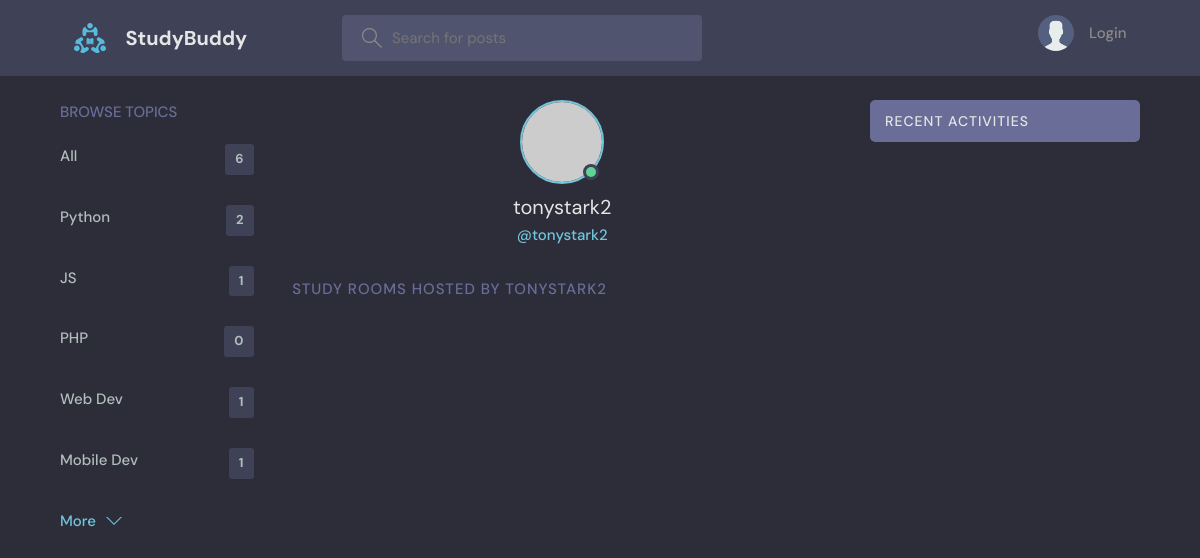
The page /user-profile/4 on the database as committed earlier.
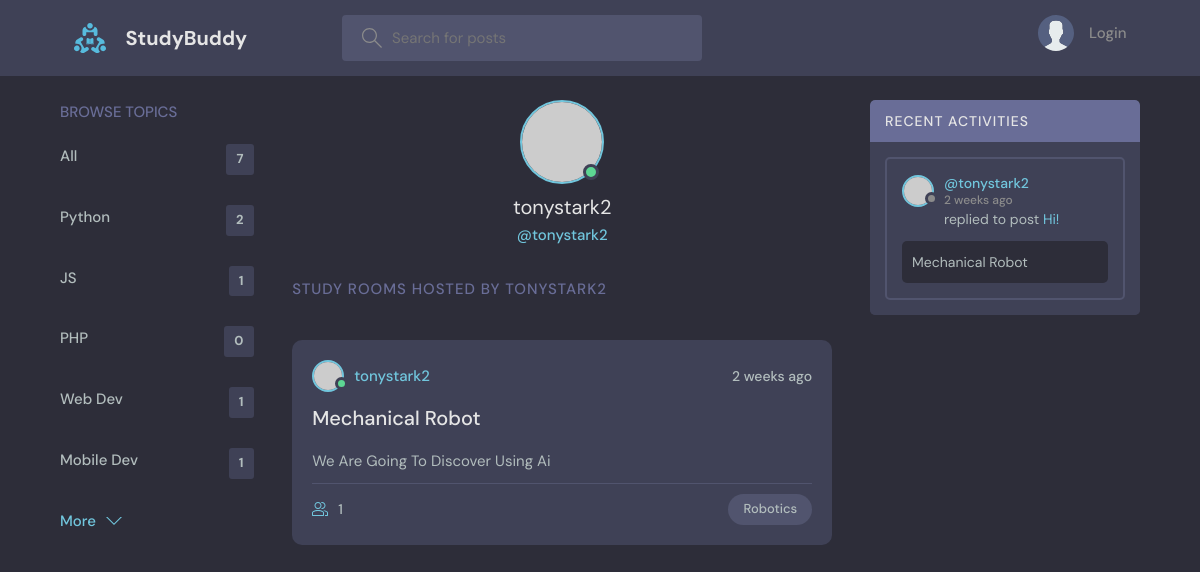
The same page on the database as committed later.
### base/models.py (models this page shows)
class Topic(models.Model):
    name = models.CharField(max_length=200)
    def __str__(self):
        return str(self.name)

class Room(models.Model):
    host = models.ForeignKey(User, on_delete=models.SET_NULL, null = True)
    topic = models.ForeignKey(Topic, on_delete=models.SET_NULL, null = True)
    name = models.CharField(max_length=200)
    description = models.TextField(null=True, blank=True)
    participants = models.ManyToManyField(User, related_name="participants", blank=True)
    updated = models.DateTimeField(auto_now=True)
    created = models.DateTimeField(auto_now_add=True)
    def __str__(self):
        return str(self.name)
    class Meta:
        ordering = ["-updated", "-created"]

class Message(models.Model):
    user = models.ForeignKey(User, on_delete=models.CASCADE)
    room = models.ForeignKey(Room, on_delete=models.CASCADE)
    body = models.TextField()
    updated = models.DateTimeField(auto_now=True)
    created = models.DateTimeField(auto_now_add=True)
    class Meta:
        ordering = ["-updated", "-created"]
    def __str__(self):
        return str(self.body)[0:50]

### base/views.py (the view)
# urls.py: path("user-profile/<str:primary_key>", views.user_profile, name = "user-profile"),
def user_profile(request, primary_key):
    user = User.objects.get(id = primary_key)
    rooms = user.room_set.all()
    activity_feed = user.message_set.all()
    topics = Topic.objects.all()
    all_topics_count = topics.count()
    context = {"user": user, "rooms": rooms, "activity_feed": activity_feed, "topics": topics[0:5], "all_topics_count": all_topics_count}
    return render(request,  "base/profile.html", context)

### base/templates/base/profile.html (shortened to what this page needs)
{% extends "mainlayout.html" %}
{% block content %}
<main class="profile-page layout layout--3">
  <div class="container">
    {% include "base/topic_component.html" %}
    <div class="roomList">
      <div class="profile">
        <div class="profile__avatar">
          <div class="avatar avatar--large active">
            <img src="https://randomuser.me/api/portraits/men/11.jpg" />
          </div>
        </div>
        <div class="profile__info">
          <h3>{{user.username}}</h3>
          <p>@{{user.username}}</p>
        </div>
      </div>
      <div class="roomList__header">
        <div>
          <h2>Study Rooms Hosted by {{user.username}}</h2>
        </div>
      </div>
      {% include "base/rooms_component.html" %}
    </div>
    <div class="activities">
      {% include "base/activity_component.html" %}
    </div>
  </div>
</main>
{% endblock content %}

### Templates/mainlayout.html (shortened to what this page needs)
<!DOCTYPE html>
{% load static %}
<html lang="en">
    <head>
        <link rel="stylesheet" href="{% static 'styles/style.css' %}" />
    </head>
  <body>
    {% include "navigation.html" %}
    {% block content %}
    {% endblock %}
  </body>
</html>

### Templates/navigation.html (shortened to what this page needs)
{% load static %}
<header class="header header--loggedIn">
    <div class="container">
      <a href="{% url 'home' %}" class="header__logo">
        <img src="{% static 'assets/logo.svg' %}" />
        <h1>StudyBuddy</h1>
      </a>
      <form class="header__search" method="GET" action="{% url 'home' %}">
        <label>
          <input name="search" placeholder="Search for posts" />
        </label>
    </form>
    <nav class="header__menu">
        {% if request.user.is_authenticated %}
        <div class="header__user">
          <a href="{% url 'user-profile' primary_key=request.user.id %}">
            <div class="avatar avatar--medium active">
              <img src="https://randomuser.me/api/portraits/men/37.jpg" />
            </div>
            <p>{{request.user.username}} <span>@{{request.user.username}}</span></p>
          </a>
          <button class="dropdown-button">
            <svg version="1.1" xmlns="http://www.w3.org/2000/svg" width="32" height="32" viewBox="0 0 32 32">
              <title>chevron-down</title>
              <path d="M16 21l-13-13h-3l16 16 16-16h-3l-13 13z"></path>
            </svg>
          </button>
        </div>
        <div class="dropdown-menu">
          <a href="{% url 'update-profile'  %}" class="dropdown-link"
            ><svg version="1.1" xmlns="http://www.w3.org/2000/svg" width="32" height="32" viewBox="0 0 32 32">
              <title>tools</title>
              <path
                d="M27.465 32c-1.211 0-2.35-0.471-3.207-1.328l-9.392-9.391c-2.369 0.898-4.898 0.951-7.355 0.15-3.274-1.074-5.869-3.67-6.943-6.942-0.879-2.682-0.734-5.45 0.419-8.004 0.135-0.299 0.408-0.512 0.731-0.572 0.32-0.051 0.654 0.045 0.887 0.277l5.394 5.395 3.586-3.586-5.394-5.395c-0.232-0.232-0.336-0.564-0.276-0.887s0.272-0.596 0.572-0.732c2.552-1.152 5.318-1.295 8.001-0.418 3.274 1.074 5.869 3.67 6.943 6.942 0.806 2.457 0.752 4.987-0.15 7.358l9.392 9.391c0.844 0.842 1.328 2.012 1.328 3.207-0 2.5-2.034 4.535-4.535 4.535zM15.101 19.102c0.26 0 0.516 0.102 0.707 0.293l9.864 9.863c0.479 0.479 1.116 0.742 1.793 0.742 1.398 0 2.535-1.137 2.535-2.535 0-0.668-0.27-1.322-0.742-1.793l-9.864-9.863c-0.294-0.295-0.376-0.74-0.204-1.119 0.943-2.090 1.061-4.357 0.341-6.555-0.863-2.631-3.034-4.801-5.665-5.666-1.713-0.561-3.468-0.609-5.145-0.164l4.986 4.988c0.391 0.391 0.391 1.023 0 1.414l-5 5c-0.188 0.188-0.441 0.293-0.707 0.293s-0.52-0.105-0.707-0.293l-4.987-4.988c-0.45 1.682-0.397 3.436 0.164 5.146 0.863 2.631 3.034 4.801 5.665 5.666 2.2 0.721 4.466 0.604 6.555-0.342 0.132-0.059 0.271-0.088 0.411-0.088z"
              ></path>
            </svg>
            Edit Profile</a
          >
          <a href="{% url 'logout' %}" class="dropdown-link"
            ><svg version="1.1" xmlns="http://www.w3.org/2000/svg" width="32" height="32" viewBox="0 0 32 32">
              <title>sign-out</title>
              <path
                d="M3 0h22c0.553 0 1 0 1 0.553l-0 3.447h-2v-2h-20v28h20v-2h2l0 3.447c0 0.553-0.447 0.553-1 0.553h-22c-0.553 0-1-0.447-1-1v-30c0-0.553 0.447-1 1-1z"
              ></path>
              <path
                d="M21.879 21.293l1.414 1.414 6.707-6.707-6.707-6.707-1.414 1.414 4.293 4.293h-14.172v2h14.172l-4.293 4.293z"
              ></path>
            </svg>
            Logout</a
          >
        </div>
        {% else %}
        <a href="{% url 'login' %}">
          <img src="{% static '/assets/avatar.svg' %}" />
          <p>Login</p>
        </a>
        {% endif %}
      </nav>
    </div>
  </header>

### base/templates/base/topic_component.html
<div class="topics">
    <div class="topics__header">
      <h2>Browse Topics</h2>
    </div>
    <ul class="topics__list">
    <li>
        <a href="{% url 'home' %}" class="{% if search == '' %} active {% endif %}">All <span>
          {% if all_topics_count %}
          {{all_topics_count}}
          {% else %}
          {{topics.count}}
          {% endif %}
        </span></a>
    </li>
    {% for topic in topics %}
        <li>
            <a href="{% url 'home' %}?search={{topic.name}}" class="{% if search == topic.name %} active {% endif %}"> {{topic.name}} <span>{{topic.room_set.all.count}}</span></a>
        </li>
    {% endfor %}
    </ul>
    <a class="btn btn--link" href="{% url 'topics' %}">
      More
      <svg version="1.1" xmlns="http://www.w3.org/2000/svg" width="32" height="32" viewBox="0 0 32 32">
        <title>chevron-down</title>
        <path d="M16 21l-13-13h-3l16 16 16-16h-3l-13 13z"></path>
      </svg>
    </a>
  </div>

### base/templates/base/rooms_component.html (shortened to what this page needs)
<div class="grid grid-cols-1 md:grid-cols-2 lg:grid-cols-3 gap-4">
    <div class="bg-white border p-4 rounded-md shadow">
    </div>
</div>
{% for room in rooms %}
<div class="roomListRoom">
    <div class="roomListRoom__header">
      <a href="{% url 'user-profile' room.host.id %}" class="roomListRoom__author">
        <div class="avatar avatar--small active">
          <img src="https://randomuser.me/api/portraits/men/11.jpg" />
        </div>
        <span>{{room.host}}</span>
      </a>
      <div class="roomListRoom__actions">
        <span>{{room.created|timesince}} ago</span>
      </div>
    </div>
    <div class="roomListRoom__content">
      <a href="{% url 'room' room.id %}">{{room.name}}</a>
      <p>
        {{room.description}}
    </p>
    </div>
    <div class="roomListRoom__meta">
      <a class="roomListRoom__joined">
        {{room.participants.all.count}}
      </a>
      <p class="roomListRoom__topic">{{room.topic}}</p>
    </div>
  </div>
{% endfor %}

### base/templates/base/activity_component.html (shortened to what this page needs)
<div class="activities">
    <div class="activities__header">
      <h2>Recent Activities</h2>
    </div>
    {% for activity in activity_feed %}
    <div class="activities__box">
      <div class="activities__boxHeader roomListRoom__header">
        <a href="{% url 'user-profile' activity.user.id %}" class="roomListRoom__author">
          <div class="avatar avatar--small">
            <img src="https://randomuser.me/api/portraits/women/11.jpg" />
          </div>
          <p>
            @{{activity.user}}
            <span>{{activity.created|timesince}} ago</span>
          </p>
        </a>
      </div>
      <div class="activities__boxContent">
        <p>replied to post <a href="{% url 'room' activity.room.id %}">{{activity}}</a></p>
        <div class="activities__boxRoomContent">
            {{activity.room}}
        </div>
      </div>
    </div>
    {% endfor %}
</div>

Rows that differ between the two databases and show on the page:
added Room: host "tonystark2", created "2 weeks", name "Mechanical Robot", description "We Are Going To Discover Using Ai", participants.all.count "1", topic "Robotics"
added Message: user "tonystark2", created "2 weeks", body "Hi!", room "Mechanical Robot"
Other text that changed with them:
{{ all_topics_count }}: "6" → "7"
